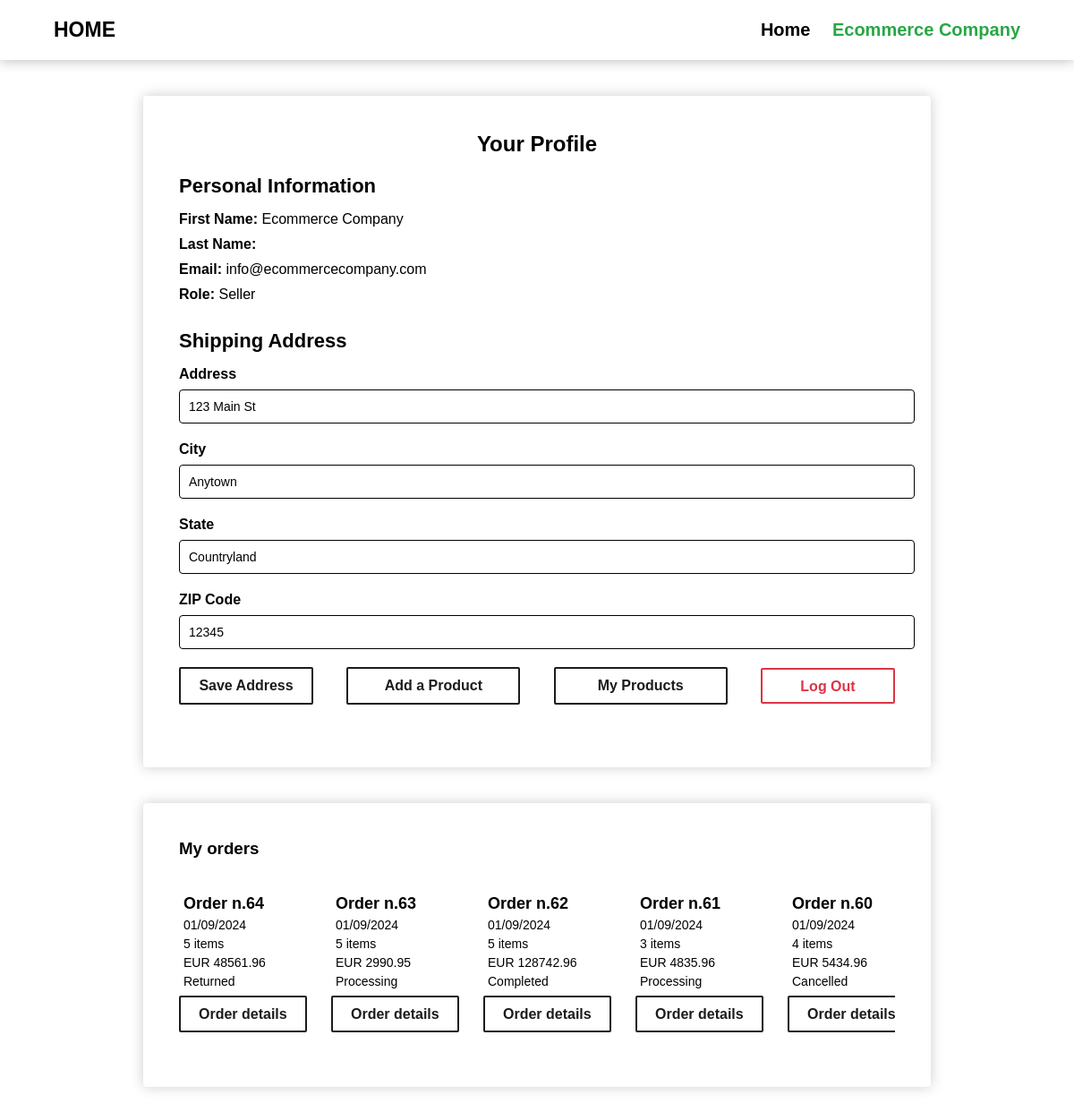
Screenshot of /profile/profile (signed in) with the database file from the repository.
### models.py (models this page shows, shortened)
class User(UserMixin, db.Model):
    __tablename__ = 'users'
    id: Mapped[int] = mapped_column(Integer, primary_key=True)
    firstname: Mapped[str] = mapped_column(String(100))
    lastname: Mapped[str] = mapped_column(String(100))
    birthdate: Mapped[str] = mapped_column(String(8))
    email: Mapped[str] = mapped_column(String(100), unique=True)
    pwhash: Mapped[str] = mapped_column(String(60))
    imgpath: Mapped[str] = mapped_column(String(200), nullable=True)
    address: Mapped[str] = mapped_column(String(100), nullable=True)
    zipcode: Mapped[str] = mapped_column(String(10), nullable=True)
    city: Mapped[str] = mapped_column(String(100), nullable=True)
    country: Mapped[str] = mapped_column(String(100), nullable=True)
    seller: Mapped[bool] = mapped_column(Boolean, default=False)

class Order(db.Model):
    __tablename__ = 'orders'
    id: Mapped[int] = mapped_column(Integer, primary_key=True)
    fk_user: Mapped[int] = mapped_column(Integer, ForeignKey("users.id", ondelete='CASCADE'))
    fk_status: Mapped[int] = mapped_column(Integer, ForeignKey("statuses.id"))
    date: Mapped[str] = mapped_column(String(8))
    address: Mapped[str] = mapped_column(String(100))
    zipcode: Mapped[str] = mapped_column(String(10))
    city: Mapped[str] = mapped_column(String(100))
    country: Mapped[str] = mapped_column(String(100))
    status = db.relationship('Status', lazy='subquery')

### main/profile/profile.py (the view, shortened to what this page needs)
@profile.route("/profile", methods=['GET', 'POST'])
@login_required
def profile_page():
    orders = None
    if current_user.seller:
        from db_helper import get_ordersSeller
        orders = get_ordersSeller(current_user.id)
    else:
        from db_helper import get_ordersRecap
        orders = get_ordersRecap(current_user.id)
    return render_template(
            'profile.html',
            user=current_user,
            orders=orders,
        )

### db_helper.py (called while the page is built)
def get_user(*args) -> models.User:
    try:
        query = db.session.query(models.User)
        if args:
            query = query.filter(*args)
        return query.one()
    except SQLAlchemyError as e:
        print(f"Exception during GET_USER: {e}")

def get_ordersSeller(seller_id: int) -> List[models.OrderSeller]:
    try:
        return (
                db.session.query(models.OrderSeller)
                .filter(models.OrderSeller.seller_id == seller_id)
                .order_by(models.OrderSeller.id.desc())
                .all()
            )
    except SQLAlchemyError as e:
        print(f"Exception during GET_ORDERS_SELLER: {e}")

### main/__init__.py (called while the page is built)
@login_manager.user_loader
def load_user(user_id):
    from db_helper import get_user
    from models import User
    return get_user(User.id == user_id)

### main/profile/templates/profile.html (shortened to what this page needs)
<!DOCTYPE html>
<html lang="en">
<head>
<link rel="stylesheet" href="{{ url_for('static', filename='style.css') }}">
<link rel="stylesheet" href="https://cdnjs.cloudflare.com/ajax/libs/font-awesome/4.7.0/css/font-awesome.min.css">
</head>
<body>
    <nav class="navbar">
		<div class="logo"><a href="{{ url_for('home.index') }}">HOME</a></div>
        <ul class="menu">
            <li><a href="{{ url_for('home.index') }}">Home</a></li>
			<li><a href="{{ url_for('auth.login') }}" class="active">{{ user.firstname }} {{ user.lastname }}</a></li>
        </ul>
    </nav>
    <section class="profile-container">
        <h2>Your Profile</h2>
        <div class="profile-info">
            <h3>Personal Information</h3>
			<p><strong>First Name:</strong> {{ user.firstname }}</p>
            <p><strong>Last Name:</strong> {{ user.lastname }}</p>
            <p><strong>Email:</strong> {{ user.email }}</p>
			{% if user.seller %}
				<p><strong>Role:</strong> Seller</p>
			{% else %}
				<p><strong>Role:</strong> Buyer</p>
			{% endif %}
        </div>
        <div class="profile-address">
            <h3>Shipping Address</h3>
            <form method="POST">
                <div class="input-group">
                    <label for="address">Address</label>
					<input type="text" id="address" name="address" value="{{ user.address }}">
                </div>
                <div class="input-group">
                    <label for="city">City</label>
                    <input type="text" id="city" name="city" value="{{ user.city }}">
                </div>
                <div class="input-group">
                    <label for="state">State</label>
                    <input type="text" id="state" name="state" value="{{ user.country }}">
                </div>
                <div class="input-group">
                    <label for="zip">ZIP Code</label>
                    <input type="text" id="zip" name="zip" value="{{ user.zipcode }}">
                </div>
                <div class="button-group">
                    <button type="submit" class="btn btn-profile">Save Address</button>
					{% if user.seller %}
						<a href="{{ url_for('product.product_page') }}" class="btn btn-profile">Add a Product</a>
						<a href="{{ url_for('product.product_list_page') }}" class="btn btn-profile">My Products</a>
					{% endif %}
                    <button type="submit" class="btn-red btn-profile" name="btn-logout">Log Out</button>
                </div>
            </form>
        </div>
    </section>
    <section class="profile-orders">
        <h3>My orders</h3>
        <div class="orders-wrapper">
			{% if orders %}
				{% for elem in orders %}
					<div class="wrapped-item">
						<h2>Order n.{{ elem.id }}</h2>
						<p>{{ elem.date[6:8] }}/{{ elem.date[4:6] }}/{{ elem.date[0:4] }}</p>
						<p>{{ elem.items }} items</p>
						<p>EUR {{ elem.total }}</p>
						<p class="margin-bottom">{{ elem.status }}</p>
						{% if user.seller %}
							<a href="{{ url_for('order.order_page_seller', order_id=elem.id) }}" class="btn">Order details</a>
						{% else %}
							<a href="{{ url_for('order.order_page', order_id=elem.id) }}" class="btn">Order details</a>
						{% endif %}
					</div>
				{% endfor %}
			{% endif %}
        </div>
    </section>
</body>
</html>

### main/static/style.css (style rules this page uses)
:root { --background: #ffffff; --background-darker: #f4f3ee; --text: #000000; --active: #28a745; --btn: #1c1c1c; --btn-red: #dc3545; --btn-back: #ffffff }
* { margin: 0; padding: 0; font-family: 'Segoe UI', Tahoma, Geneva, Verdana, sans-serif; font-family: 'Trebuchet MS', 'Lucida Sans Unicode', 'Lucida Grande', 'Lucida Sans', Arial, sans-serif; }
body { height: 100%; }
.navbar { padding: 20px 5%; display: flex; justify-content: space-between; align-items: center; position: sticky; z-index: 999; background-color: var(--background); box-shadow: 0 0 14px rgba(0,0,0,0.3); }
.navbar .logo a { color: var(--text); text-decoration: none; font-size: 23px; font-weight: bold; transition: all 0.2s ease-in-out; }
.navbar .menu li { list-style: none; display: inline-block; }
.navbar .menu li a { display: block; margin-left: 20px; color: var(--text); text-decoration: none; font-size: 20px; font-weight: bold; transition: all 0.2s ease-in-out; }
.navbar .menu li .active { color: var(--active); }
.profile-container { background-color: var(--background); border-radius: 4px; box-shadow: 0 0 15px rgba(0, 0, 0, 0.2); padding: 40px; max-width: 800px; width: 100%; margin: 40px auto; }
.profile-container h2 { text-align: center; color: var(--text); margin-bottom: 20px; }
.profile-info, .profile-address { margin-bottom: 30px; }
.profile-info h3, .profile-address h3 { margin-bottom: 15px; font-size: 22px; }
.profile-info p { margin-bottom: 10px; font-size: 16px; color: var(--text); }
.input-group { margin-bottom: 20px; }
.input-group label { display: block; margin-bottom: 5px; font-weight: bold; color: var(--text); }
.input-group input { width: 100%; padding: 10px; border: 1px solid black; border-radius: 2px; font-size: 14px; }
.button-group { display: flex; justify-content: space-between; align-items: center; margin-top: 20px; }
.profile-orders { background-color: var(--background); border-radius: 4px; box-shadow: 0 0 15px rgba(0, 0, 0, 0.2); padding: 40px; max-width: 800px; width: 100%; margin: 40px auto; }
.orders-wrapper { margin-top: 30px; height: 185px; display: flex; flex-direction: row; overflow-x: auto; white-space: nowrap; }
.wrapped-item { width: 150px; margin-right: 20px; flex-shrink: 0; }
.wrapped-item h2 { padding-top: 10px; padding-left: 5px; padding-bottom: 5px; font-size: 18px; }
.wrapped-item p { padding-left: 5px; padding-bottom: 5px; font-size: 14px; }
.margin-bottom { margin-bottom: 15px; }
.input-group label { display: block; margin-bottom: 8px; font-weight: bold; color: var(--text); }
.input-group input, .input-group textarea, .input-group select { width: 100%; padding: 10px; border: 1px solid black; border-radius: 4px; font-size: 14px; }
.btn { padding: 10px 20px; background-color: var(--btn-back); color: var(--btn); border: 2px solid var(--btn); border-radius: 2px; cursor: pointer; font-size: 16px; font-weight: bold; text-align: center; text-decoration: none; transition: all .3s ease; }
.btn-red { padding: 10px 20px; height: 40px; align-self: center; background-color: var(--btn-back); color: var(--btn-red); border: 2px solid var(--btn-red); border-radius: 2px; cursor: pointer; font-size: 16px; font-weight: bold; transition: all .3s ease; }
.btn-profile { width: 150px; text-decoration: none; }
ul { list-style-type: none; padding: 0; margin: 0; }

### rows the page displays
User: firstname "Ecommerce Company", email "info@ecommercecompany.com", address "123 Main St", city "Anytown", state "Countryland", zip "12345"
Order: id "64", date "01", date "09", date "2024", items "5", total "48561.96", status "Returned"
Order: id "63", date "01", date "09", date "2024", items "5", total "2990.95", status "Processing"
Order: id "62", date "01", date "09", date "2024", items "5", total "128742.96", status "Completed"
Order: id "61", date "01", date "09", date "2024", items "3", total "4835.96", status "Processing"
Order: id "60", date "01", date "09", date "2024", items "4", total "5434.96", status "Cancelled"
